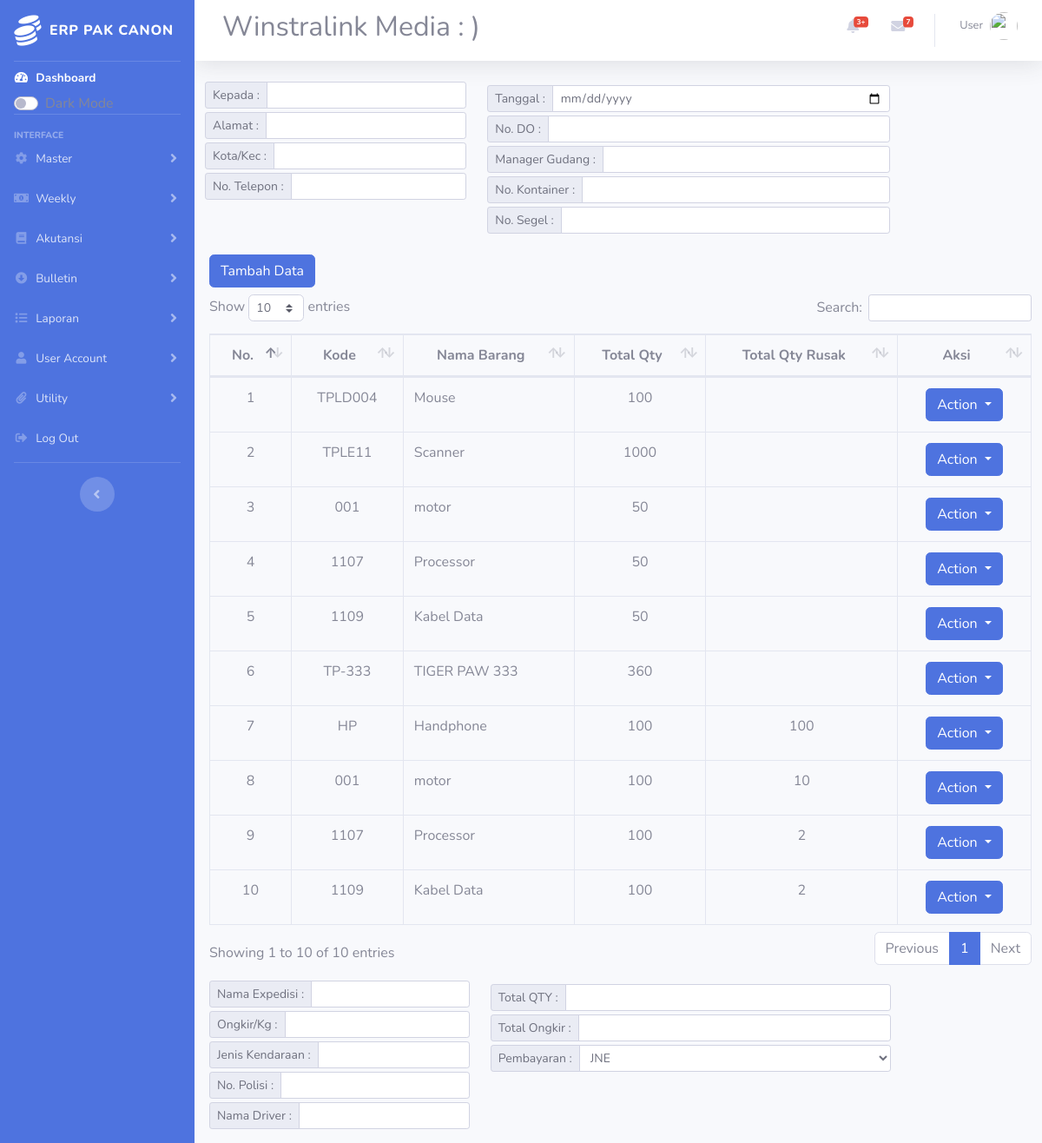
The app's page /index.php/pengiriman2 with its own data.
### tables this page shows
CREATE TABLE `pengiriman` (
  `id` int(11) NOT NULL,
  `kode` varchar(50) NOT NULL,
  `nama` varchar(50) NOT NULL,
  `qty_karton` varchar(50) NOT NULL,
  `qty_karton_rusak` varchar(50) NOT NULL,
  `qty_perkarton` varchar(50) NOT NULL,
  `qty_perkarton_rusak` varchar(50) NOT NULL,
  `total` varchar(50) NOT NULL,
  `total_rusak` varchar(50) NOT NULL,
  `gudang_asal` varchar(50) NOT NULL,
  `gudang_tujuan` varchar(50) NOT NULL,
  `kepada` varchar(50) NOT NULL,
  `alamat` varchar(100) DEFAULT NULL,
  `kota` varchar(50) NOT NULL,
  `no_telepon` varchar(15) NOT NULL,
  `tanggal` varchar(10) NOT NULL,
  `no_do` varchar(20) NOT NULL,
  `manager_gudang` varchar(50) DEFAULT NULL,
  `no_kontainer` varchar(15) DEFAULT NULL,
  `no_segel` varchar(15) DEFAULT NULL,
  `nama_expedisi` varchar(50) DEFAULT NULL,
  `ongkir` varchar(50) DEFAULT NULL,
  `berat_ongkir` varchar(30) DEFAULT NULL,
  `jenis_kendaraan` varchar(30) DEFAULT NULL,
  `no_polisi` varchar(15) DEFAULT NULL,
  `driver` varchar(50) DEFAULT NULL,
  `total_qty` int(10) DEFAULT NULL,
  `total_ongkir` int(50) DEFAULT NULL,
  `pembayaran` varchar(50) NOT NULL,
  `kode_id` varchar(50) DEFAULT NULL
);

### application/controllers/Pengiriman2.php (called while the page is built, shortened)
<?php
class Pengiriman2 extends CI_Controller {
    public function __construct(){
        $this->load->model('m_pengiriman');
        $this->load->library('form_validation');
    }
    public function index(){
        $topik['judul'] = 'Halaman Menu Pengiriman Barang';
        $x['data1'] = $this->m_pengiriman->tampil_data();
		$x['kode'] = $this->m_pengiriman->kode();
		$x['data'] = $this->m_pengiriman->tampil_datamitra();
        $this->load->view('templates2/header',$topik);
        $this->load->view('pengiriman2/index',$x);
        $this->load->view('templates2/footer');
    }
}

### index.php (called while the page is built, shortened)
<?php
require_once BASEPATH.'core/CodeIgniter.php';

### application/models/M_pengiriman.php (called while the page is built, shortened)
<?php
class M_pengiriman extends CI_Model{
    public function tampil_data() {
        if ($this->session->userdata('id_role') === "2") {
        	return $this->db->get_where('pengiriman', ['gudang_asal' => $this->session->userdata('gudang')]);
        } else {
            return $this->db->get('pengiriman');
        }
    }
	public function kode(){
		  $this->db->select('RIGHT(daftar_mitra.id,2) as id', FALSE);
		  $this->db->order_by('id','DESC');
		  $this->db->limit(1);
		  $query = $this->db->get('daftar_mitra');
		  if($query->num_rows() <> 0){
			   $data = $query->row();
			   $kode = intval($data->id) + 1;
		  }
		  else{
			   $kode = 1;
		  }
			  $tgl=date('d/');
			  $batas = str_pad($kode, 4, "PP/", STR_PAD_LEFT);
			  $kodetampil = ""."".$tgl.$batas;
			  return $kodetampil;
		 }
}

### application/views/pengiriman2/index.php (the view, shortened to what this page needs)
<div class="content-wrapper col-12">
<section class="content-header ml mt-2 auto">
<div class="row mt-3">
        <div class="col-lg-4">
            <form action="<?= base_url('');?>" method="post">
                <div class="input-group input-group-sm">
                    <div class="input-group-prepend">
                        <label for="weekending" class="input-group-text">Kepada :</label>
                    </div>
                    <input type="text" name="nama" id="nama" class="form-control form-control-sm" data-toggle="modal" data-target="#myModal">
                </div>
                <div class="input-group input-group-sm mt-1">
                    <div class="input-group-prepend">
                        <label for="alamat"  class="input-group-text">Alamat :</label>
                    </div>
                    <input type="text" name="alamat" id="alamat" class="form-control form-control-sm">
                </div>
                <div class="input-group input-group-sm mt-1">
                    <div class="input-group-prepend">
                        <label for="namawin2mgr" class="input-group-text">Kota/Kec :</label>
                    </div>
                    <input type="text" name="kota" id="kota" class="form-control form-control-sm">
                </div>
                <div class="input-group input-group-sm mt-1">
                    <div class="input-group-prepend">
                        <label for="security" class="input-group-text">No. Telepon :</label>
                    </div>
                    <input type="text" name="telepon" id="telepon" class="form-control form-control-sm">
                </div>
            </form>
        </div>
        <div class="col-lg-6">
            <form action="<?= base_url('');?>" method="post">
                <div class="d-flex">
                <div class="input-group input-group-sm mt-1">
                    <div class="input-group-prepend">
                        <label for="taggal" class="input-group-text">Tanggal :</label>
                    </div>
                    <input type="date" name="tgl_lahir" id="tgl_lahir" class="form-control form-control-sm">
                </div>
                </div>
                <div class="input-group input-group-sm mt-1">
                <div class="input-group-prepend">
                        <label for="no_do" class="input-group-text">No. DO :</label>
                    </div>
                    <input type="text" name="no_do" id="id" class="form-control form-control-sm">
                </div>
                <div class="input-group input-group-sm mt-1">
                <div class="input-group-prepend">
                        <label for="manager_gudang" class="input-group-text">Manager Gudang :</label>
                    </div>
                    <input type="text" name="manager_gudang" id="manager_gudang" class="form-control form-control-sm">
                </div>
                <div class="input-group input-group-sm mt-1">
                <div class="input-group-prepend">
                        <label for="no_kontainer" class="input-group-text">No. Kontainer :</label>
                    </div>
                    <input type="text" name="no_kontainer" id="no_kontainer" class="form-control form-control-sm">
                </div>
                <div class="input-group input-group-sm mt-1">
                <div class="input-group-prepend">
                        <label for="no_segel" class="input-group-text">No. Segel :</label>
                    </div>
                    <input type="text" name="no_segel" id="no_segel" class="form-control form-control-sm">
                </div>
                </div>
        </div>
<div style="margin-left:5px">
<div class="">
<a href="<?= base_url('pengiriman2/tambah'); ?>" class="btn btn-primary my-2">Tambah Data</a>
<table class="table table-bordered" id="dataTable" width="100%" cellspacing="0">
        <thead>
            <tr style="text-align:center;">
                <th style="text-align:center;">No.</th>
                <th>Kode</th>
                <th>Nama Barang</th>
                <th>Total Qty</th>
                <th>Total Qty Rusak</th>
                <th style="text-align:center;">Aksi</th>
            </tr>
        </thead>
		 <?php
				$no = 1;
				foreach($data1->result_array() as $i):
					$kode=$i['kode'];
					$nama=$i['nama'];
					$total=$i['total'];
					$total_rusak=$i['total_rusak'];
	           ?>
            <tr>
                <td style="text-align:center;">
                  <?php echo $no++ ?>
                </td>
                <td style="text-align:center;">
                    <?php echo $kode;?>
                </td>
                <td>
                    <?php echo $nama;?>
                </td>
                <td style="text-align:center;">
                    <?php echo $total; ?>
                </td>
                <td style="text-align:center;">
                    <?php echo $total_rusak; ?>
                </td>
                <td style="text-align:center;">
                <div class="btn-group" >
                    <button type="button" class="btn btn-primary dropdown-toggle" data-toggle="dropdown" aria-haspopup="true" aria-expanded="false">
                        Action
                    </button>
                </div>
                </td>
            </tr>
            <?php endforeach; ?>
    </table>
    <div class="row mt-3">
        <div class="col-lg-4">
            <form action="<?= base_url('');?>" method="post">
                <div class="input-group input-group-sm">
                    <div class="input-group-prepend">
                        <label for="weekending" class="input-group-text">Nama Expedisi :</label>
                    </div>
                    <input type="text" name="name" id="name" class="form-control form-control-sm">
                </div>
                <div class="input-group input-group-sm mt-1">
                    <div class="input-group-prepend">
                        <label for="ongkir" class="input-group-text">Ongkir/Kg :</label>
                    </div>
                    <input type="text" name="ongkir" id="ongkir" class="form-control form-control-sm">
                </div>
                <div class="input-group input-group-sm mt-1">
                    <div class="input-group-prepend">
                        <label for="jenis_kendaraan" class="input-group-text">Jenis Kendaraan :</label>
                    </div>
                    <input type="text" name="jenis_kendaraan" id="jenis_kendaraan" class="form-control form-control-sm">
                </div>
                <div class="input-group input-group-sm mt-1">
                    <div class="input-group-prepend">
                        <label for="security" class="input-group-text">No. Polisi :</label>
                    </div>
                    <input type="text" name="no_polisi" id="no_polisi" class="form-control form-control-sm">
                </div>
                <div class="input-group input-group-sm mt-1">
                    <div class="input-group-prepend">
                        <label for="driver" class="input-group-text">Nama Driver :</label>
                    </div>
                    <input type="text" name="driver" id="driver" class="form-control form-control-sm">
                </div>
            </form>
        </div>
        <div class="col-lg-6">
            <form action="<?= base_url('');?>" method="post">
                <div class="d-flex">
                <div class="input-group input-group-sm mt-1">
                    <div class="input-group-prepend">
                        <label for="taggal" class="input-group-text">Total QTY :</label>
                    </div>
                    <input type="text" name="total_qty" id="total_qty" class="form-control form-control-sm">
                </div>
                </div>
                <div class="input-group input-group-sm mt-1">
                <div class="input-group-prepend">
                        <label for="no_do" class="input-group-text">Total Ongkir :</label>
                    </div>
                    <input type="text" name="total_ongkir" id="total_ongkir" class="form-control form-control-sm">
                </div>
                <div class="input-group input-group-sm mt-1">
                <div class="input-group-prepend">
                        <label for="pembayaran" class="input-group-text">Pembayaran :</label>
                    </div>
                        <select name="" id="" class="form-control">
                            <option value="">JNE</option>
                        </select>
                </div>
            </form>
        </div>
</div>

### records on screen
pengiriman: kode "TPLD004", nama "Mouse", total "100"
pengiriman: kode "TPLE11", nama "Scanner", total "1000"
pengiriman: kode "001", nama "motor", total "50"
pengiriman: kode "1107", nama "Processor", total "50"
pengiriman: kode "1109", nama "Kabel Data", total "50"
pengiriman: kode "TP-333", nama "TIGER PAW 333", total "360"
pengiriman: kode "HP", nama "Handphone", total "100", total_rusak "100"
pengiriman: kode "001", nama "motor", total "100", total_rusak "10"
pengiriman: kode "1107", nama "Processor", total "100", total_rusak "2"
pengiriman: kode "1109", nama "Kabel Data", total "100", total_rusak "2"
